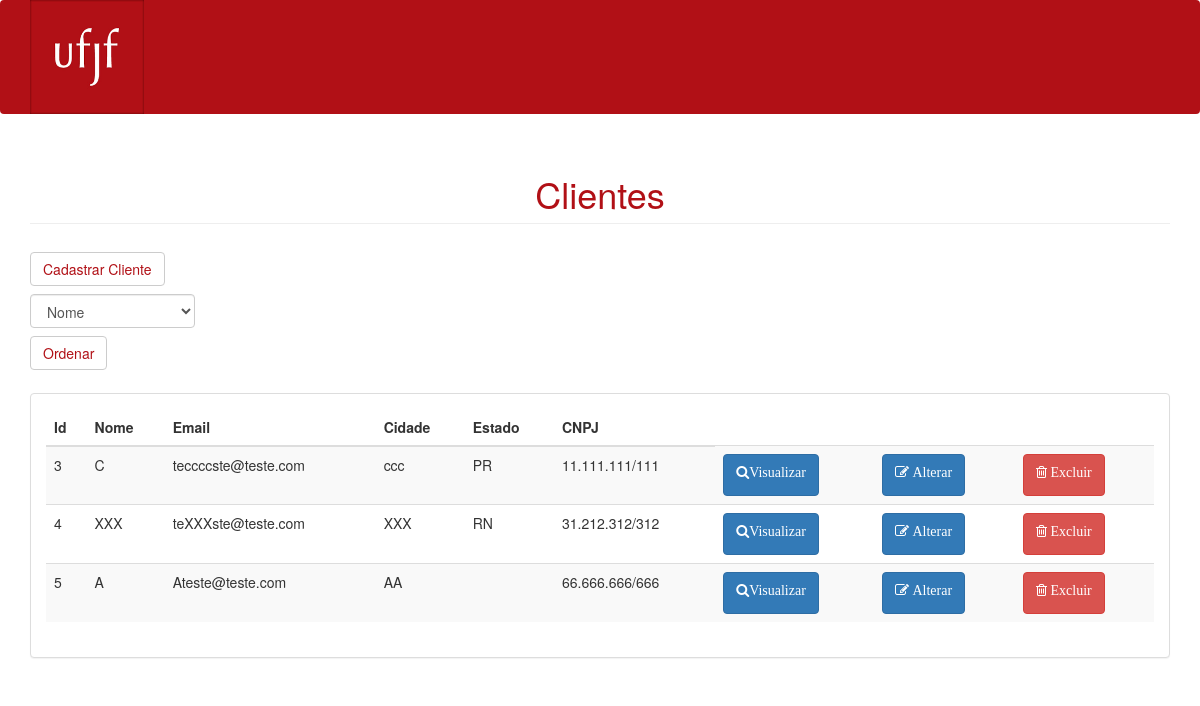
Page /views/clientes/lista-clientes.php on the committed database.
### tables this page shows
CREATE TABLE `clientes` (
  `id` int(10) UNSIGNED NOT NULL,
  `cnpj` varchar(14) NOT NULL,
  `usuario_id` int(10) UNSIGNED NOT NULL
);

CREATE TABLE `usuarios` (
  `id` int(10) UNSIGNED NOT NULL,
  `nome` varchar(191) NOT NULL,
  `email` varchar(191) NOT NULL,
  `senha` varchar(191) NOT NULL,
  `categoria` enum('cliente','administrador','gerente','funcionario') NOT NULL,
  `cidade` varchar(191) NOT NULL,
  `estado` varchar(191) NOT NULL
);

### controllers/clientes/lista-clientes.php (called while the page is built, shortened)
<?php
function listaClientes($connect, $sort)
{
    $clientes = array();
    $query = "SELECT *, clientes.id as cliente_id FROM clientes INNER JOIN usuarios on clientes.usuario_id = usuarios.id";
    $result = mysqli_query($connect, $query.$sort );
    while($cliente = mysqli_fetch_assoc($result)) {
        array_push($clientes, $cliente);
    }
    return $clientes;
}

### views/clientes/lista-clientes.php (the view, shortened to what this page needs)
<?php include("../UserHeader.php");
include("../../includes/connect.php");
include("../menu.php");
include("../../controllers/clientes/lista-clientes.php");
if (isset($_GET['sort']))
    $sort = " order by " . $_GET['sort'];
else
    $sort = "";
$clientes = listaClientes($connect, $sort);
?>
<div class="container">
    <h1 style="color:#b11016" class="page-header">Clientes</h1>
    <a href="../clientes/cadastrar-cliente.php">
        <button style="background-color: #fff; color: #b11016" type="button" class="btn btn-default navbar-btn">
            Cadastrar Cliente
        </button>
    </a>
    <form method="get" action="lista-clientes.php">
        <div class="row">
            <div class="col-sm-2">
                <div class="form-group">
                    <select class="form-control" name="sort">
                        <option value="nome">Nome</option>
                    </select>
                    <a href="lista-clientes.php">
                        <button style="background-color: #fff; color: #b11016" type="submit"
                                class="btn btn-default navbar-btn">Ordenar
                        </button>
                    </a>
                </div>
            </div>
        </div>
    </form>
    <div class="row">
        <div class="col-md-12">
            <div class="panel panel-default">
                <div class="panel-body">
                    <div class="table-responsive">
                        <table class="table table-striped">
                            <thead>
                            <tr>
                                <th>Id</th>
                                <th>Nome</th>
                                <th>Email</th>
                                <th>Cidade</th>
                                <th>Estado</th>
                                <th>CNPJ</th>
                            </tr>
                            </thead>
                            <tbody>
                            <?php foreach ($clientes as $cliente) { ?>
                                <tr>
                                    <td><?= $cliente['cliente_id'] ?></td>
                                    <td><?= $cliente['nome'] ?></td>
                                    <td><?= $cliente['email'] ?></td>
                                    <td><?= $cliente['cidade'] ?></td>
                                    <td><?= $cliente['estado'] ?></td>
                                    <td><?= $cliente['cnpj'] ?></td>
                                    <td>
                                        <form action="visualizar-cliente.php" method="get">
                                            <button class="btn btn-primary"><p class="fa fa-search">Visualizar</p>
                                            </button>
                                        </form>
                                    </td>
                                    <td>
                                        <form action="alterar-cliente.php" method="get">
                                            <button class="btn btn-primary"><p class="fa fa-edit"> Alterar</p></button>
                                        </form>
                                    </td>
                                    <td>
                                        <form action="excluir-cliente.php" method="get">
                                            <button type="submit" class="btn btn-danger"><p class="fa fa-trash-o">
                                                    Excluir</p>
                                            </button>
                                        </form>
                                    </td>
                                </tr>
                            <?php  } ?>
                            </tbody>
                        </table>
                    </div>
                </div>
            </div>
        </div>
    </div>
</div>

### views/UserHeader.php (shortened to what this page needs)
<!DOCTYPE html>
<html>
	<head>
	    <link href="../../css/bootstrap.css" rel="stylesheet">
	    <link href="../../css/plugins/metisMenu/metisMenu.min.css" rel="stylesheet">
	    <link href="../../css/sb-admin-2.css" rel="stylesheet">
	    <link href="../../css/font-awesome/css/font-awesome.min.css" rel="stylesheet" type="text/css">
	    <link rel="stylesheet" type="text/css" href="../../css/style.css">
	</head>
	<body>

### views/menu.php (shortened to what this page needs)
<header>
    <nav style="background-color: #b11016;" class="navbar navbar-default">
        <div class="container">
            <a href="home.php"><img style="width:10%; height: 10%;" class="img-responsive logo" src="../../css/img/logo.png"
                                    alt="logo"></a>
        </div>
    </nav>
</header>

### css/sb-admin-2.css (style rules this page uses)
body { background-color: #f8f8f8; }

### css/style.css (style rules this page uses)
.page-header { text-align: center; }
.logo { float: left; width: 10%; height: 10%; }
body { background-color: #fff; }
.navbar { background-color: #b11016; border: 0; clear: both; }
.navbar-btn { background-color: #fff; }

### rows in the picture
clientes: id "3", usuario.nome "C", usuario.email "teccccste@teste.com", usuario.cidade "ccc", usuario.estado "PR", cnpj "11.111.111/111"
clientes: id "4", usuario.nome "XXX", usuario.email "teXXXste@teste.com", usuario.cidade "XXX", usuario.estado "RN", cnpj "31.212.312/312"
clientes: id "5", usuario.nome "A", usuario.email "Ateste@teste.com", usuario.cidade "AA", cnpj "66.666.666/666"
